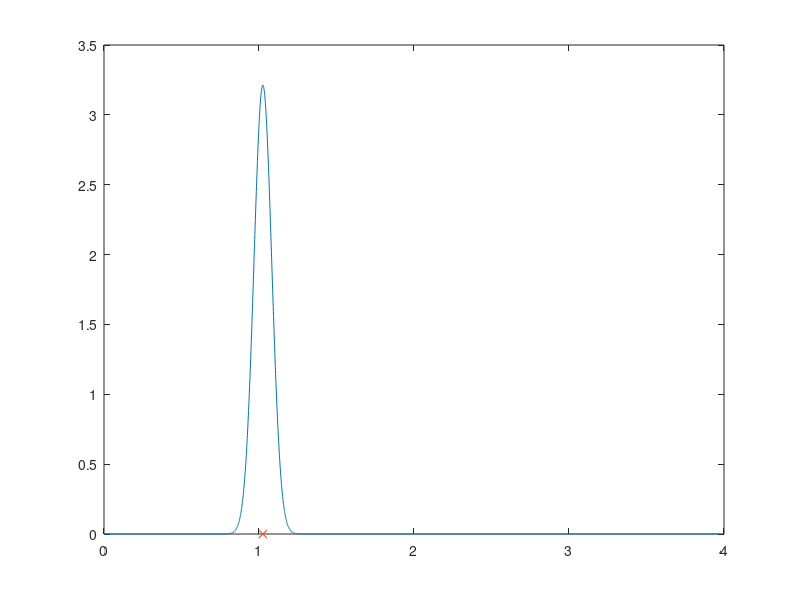

Reproduce this figure in MATLAB. (Note: this script raises an error after producing the figure.)

RND = @(l, u) rand(1)*(u-l) + l;

clc

%  Create test E-P uniform
start = 0;
stop = RND(3, 5);
span = stop-start;

step = RND(0.001, 0.01);
amp = RND(0.4, 2);


mu = RND(start+0.1*span, stop - 0.1*span);
sigma = RND(0.05, 0.3);
x = start : step : stop;
y = amp*normpdf(x, mu, sigma);




plot(x, y)
hold on
plot(mu, 0, 'x')


loop.E.p = x;
loop.P.p = y;
loop.I = y;

mn = getting_mean(loop)

xline(mn)

















